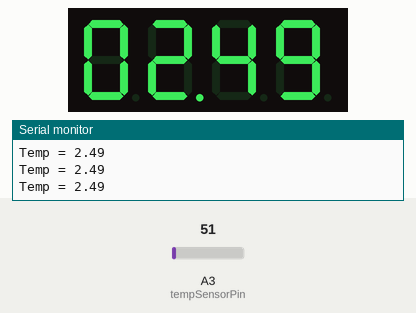
This sketch was run on a simulated Arduino Uno, built with avr-gcc and run on an emulated ATmega328P. On the bench: 4-digit seven-segment display, the last lines printed to the serial monitor. Wiring (inferred from the names in the program): 4-digit 7-segment display, segments lit when HIGH: segments A0, A1, A2, pin 4, pin 2, pin 7, pin 8, pin 13; digit selects pin 5, pin 6, pin 9, pin 10. Inputs (shaded band) come from the test bench; at power-on: A3 (tempSensorPin) = 51. The segment pins are drawn as the display they are named for.

Above: at 1.2 s.
1.3 s: A3 (tempSensorPin) set to 61
At 2.5 s:
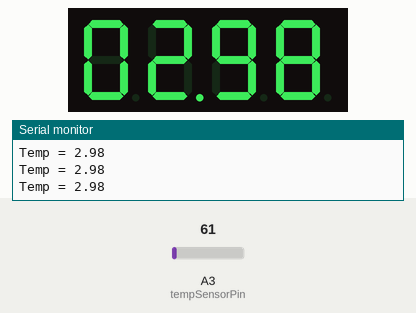
2.8 s: A3 (tempSensorPin) set to 71
At 4.0 s:
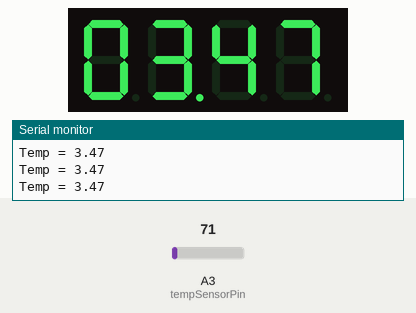
4.3 s: A3 (tempSensorPin) set to 86
At 5.8 s:
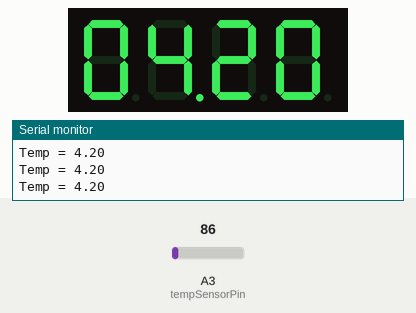
Timing chart, 0 to 7.3 s (numbered marks = the images above; inputs shaded):
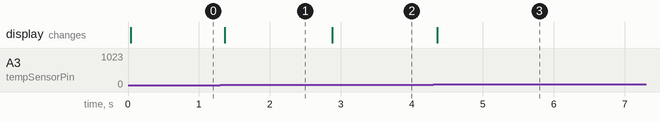

The sketch:

7-Segment_15.ino
```cpp
// กำหนดขา segment A ถึง G และจุดทศนิยม
int segmentA = A0;
int segmentB = A1;
int segmentC = A2;
int segmentD = 4;
int segmentE = 2;
int segmentF = 7;
int segmentG = 8;
int segmentDP = 13;

// ขาควบคุมหลักของ 7-segment 4 หลัก
int digit1 = 5;
int digit2 = 6;
int digit3 = 9;
int digit4 = 10;

// เซ็นเซอร์อุณหภูมิ
int tempSensorPin = A3;

int digitValues[4] = { 0, 0, 0, 0 };  // เก็บตัวเลขที่จะแสดง

void setup() {
  pinMode(segmentA, OUTPUT);
  pinMode(segmentB, OUTPUT);
  pinMode(segmentC, OUTPUT);
  pinMode(segmentD, OUTPUT);
  pinMode(segmentE, OUTPUT);
  pinMode(segmentF, OUTPUT);
  pinMode(segmentG, OUTPUT);
  pinMode(segmentDP, OUTPUT);

  pinMode(digit1, OUTPUT);
  pinMode(digit2, OUTPUT);
  pinMode(digit3, OUTPUT);
  pinMode(digit4, OUTPUT);

  pinMode(tempSensorPin, INPUT);

  Serial.begin(9600);
}

void loop() {
  // อ่านอุณหภูมิ
  int raw = analogRead(tempSensorPin);
  float voltage = raw * (5.0 / 1023.0);
  float tempC = voltage * 10;  // สำหรับ LM35

  Serial.print("Temp = ");
  Serial.println(tempC, 2);

  // แปลงเป็นตัวเลข 4 หลัก ทศนิยม 2 ตำแหน่ง
  int displayValue = (int)(tempC * 100);  // เช่น 25.37 -> 2537

  digitValues[0] = (displayValue / 1000) % 10;  // หลักพัน
  digitValues[1] = (displayValue / 100) % 10;   // หลักร้อย
  digitValues[2] = (displayValue / 10) % 10;    // หลักสิบ
  digitValues[3] = displayValue % 10;           // หลักหน่วย

  // แสดงผลแบบ 7-segment
  for (int i = 0; i < 4; i++) {
    showDigit(i + 1, digitValues[i], i == 1);  // แสดงจุดทศนิยมหลังหลักที่ 2
    delay(5);                                  // หน่วงสลับหลัก
  }
}

// แสดงเลขแต่ละหลักพร้อมทศนิยมถ้าต้องการ
void showDigit(int digit, int number, bool showDot) {
  clearDisplay();
  displaySegment(number);
  digitalWrite(segmentDP, showDot ? HIGH : LOW);  // จุดทศนิยม

  // เปิดหลัก
  digitalWrite(digit1, digit == 1 ? HIGH : LOW);
  digitalWrite(digit2, digit == 2 ? HIGH : LOW);
  digitalWrite(digit3, digit == 3 ? HIGH : LOW);
  digitalWrite(digit4, digit == 4 ? HIGH : LOW);
}

// ดับทุก segment
void clearDisplay() {
  digitalWrite(segmentA, LOW);
  digitalWrite(segmentB, LOW);
  digitalWrite(segmentC, LOW);
  digitalWrite(segmentD, LOW);
  digitalWrite(segmentE, LOW);
  digitalWrite(segmentF, LOW);
  digitalWrite(segmentG, LOW);
  digitalWrite(segmentDP, LOW);
}

// แสดงตัวเลข 0-9
void displaySegment(int number) {
  switch (number) {
    case 0:
      digitalWrite(segmentA, HIGH);
      digitalWrite(segmentB, HIGH);
      digitalWrite(segmentC, HIGH);
      digitalWrite(segmentD, HIGH);
      digitalWrite(segmentE, HIGH);
      digitalWrite(segmentF, HIGH);
      digitalWrite(segmentG, LOW);
      break;
    case 1:
      digitalWrite(segmentA, LOW);
      digitalWrite(segmentB, HIGH);
      digitalWrite(segmentC, HIGH);
      digitalWrite(segmentD, LOW);
      digitalWrite(segmentE, LOW);
      digitalWrite(segmentF, LOW);
      digitalWrite(segmentG, LOW);
      break;
    case 2:
      digitalWrite(segmentA, HIGH);
      digitalWrite(segmentB, HIGH);
      digitalWrite(segmentC, LOW);
      digitalWrite(segmentD, HIGH);
      digitalWrite(segmentE, HIGH);
      digitalWrite(segmentF, LOW);
      digitalWrite(segmentG, HIGH);
      break;
    case 3:
      digitalWrite(segmentA, HIGH);
      digitalWrite(segmentB, HIGH);
      digitalWrite(segmentC, HIGH);
      digitalWrite(segmentD, HIGH);
      digitalWrite(segmentE, LOW);
      digitalWrite(segmentF, LOW);
      digitalWrite(segmentG, HIGH);
      break;
    case 4:
      digitalWrite(segmentA, LOW);
      digitalWrite(segmentB, HIGH);
      digitalWrite(segmentC, HIGH);
      digitalWrite(segmentD, LOW);
      digitalWrite(segmentE, LOW);
      digitalWrite(segmentF, HIGH);
      digitalWrite(segmentG, HIGH);
      break;
    case 5:
      digitalWrite(segmentA, HIGH);
      digitalWrite(segmentB, LOW);
      digitalWrite(segmentC, HIGH);
      digitalWrite(segmentD, HIGH);
      digitalWrite(segmentE, LOW);
      digitalWrite(segmentF, HIGH);
      digitalWrite(segmentG, HIGH);
      break;
    case 6:
      digitalWrite(segmentA, HIGH);
      digitalWrite(segmentB, LOW);
      digitalWrite(segmentC, HIGH);
      digitalWrite(segmentD, HIGH);
      digitalWrite(segmentE, HIGH);
      digitalWrite(segmentF, HIGH);
      digitalWrite(segmentG, HIGH);
      break;
    case 7:
      digitalWrite(segmentA, HIGH);
      digitalWrite(segmentB, HIGH);
      digitalWrite(segmentC, HIGH);
      digitalWrite(segmentD, LOW);
      digitalWrite(segmentE, LOW);
      digitalWrite(segmentF, LOW);
      digitalWrite(segmentG, LOW);
      break;
    case 8:
      digitalWrite(segmentA, HIGH);
      digitalWrite(segmentB, HIGH);
      digitalWrite(segmentC, HIGH);
      digitalWrite(segmentD, HIGH);
      digitalWrite(segmentE, HIGH);
      digitalWrite(segmentF, HIGH);
      digitalWrite(segmentG, HIGH);
      break;
    case 9:
      digitalWrite(segmentA, HIGH);
      digitalWrite(segmentB, HIGH);
      digitalWrite(segmentC, HIGH);
      digitalWrite(segmentD, HIGH);
      digitalWrite(segmentE, LOW);
      digitalWrite(segmentF, HIGH);
      digitalWrite(segmentG, HIGH);
      break;
  }
}
```

Measured:
- after the input at 1.3 s, the display: changes after 0.06 s (image 1)
- after the input at 2.8 s, the display: changes after 0.08 s (image 2)
- after the input at 4.3 s, the display: changes after 0.06 s (image 3)
